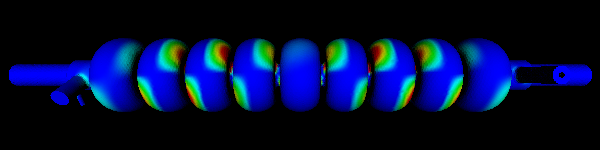

Reproduce this figure in Python.
#!/usr/bin/env python

# Read SLAC 9-cell cavity data with linear elements and render bfield.

import os

import vtkmodules.vtkInteractionStyle  # noqa: F401
import vtkmodules.vtkRenderingFreeType  # noqa: F401
import vtkmodules.vtkRenderingOpenGL2  # noqa: F401

from vtkmodules.vtkCommonCore import vtkLookupTable
from vtkmodules.vtkFiltersGeometry import vtkCompositeDataGeometryFilter
from vtkmodules.vtkIONetCDF import vtkSLACReader
from vtkmodules.vtkRenderingCore import (
    vtkActor,
    vtkPolyDataMapper,
    vtkRenderWindow,
    vtkRenderWindowInteractor,
    vtkRenderer,
)

# Source
data_dir = os.path.join(os.environ.get("VPE_DATA_DIR", os.path.dirname(os.path.abspath(__file__))), "SLAC", "ll-9cell-f523")

# Read the SLAC mesh and mode file
slac_reader = vtkSLACReader()
slac_reader.SetMeshFileName(os.path.join(data_dir, "ll-9cell-f523.ncdf"))
slac_reader.AddModeFileName(os.path.join(data_dir, "mode0.l0.R2.457036E+09I2.778314E+04.m3"))

slac_reader.ReadInternalVolumeOn()
slac_reader.ReadExternalSurfaceOff()
slac_reader.ReadMidpointsOff()

# Extract volume geometry
volume_geometry = vtkCompositeDataGeometryFilter()
volume_geometry.SetInputConnection(slac_reader.GetOutputPort(vtkSLACReader.VOLUME_OUTPUT))

# Mapper with bfield y-component coloring
bfield_mapper = vtkPolyDataMapper()
bfield_mapper.SetInputConnection(volume_geometry.GetOutputPort())
bfield_mapper.SetScalarModeToUsePointFieldData()
bfield_mapper.ColorByArrayComponent("bfield", 1)
bfield_mapper.UseLookupTableScalarRangeOff()
bfield_mapper.SetScalarRange(0.0, 1e-08)

bfield_lut = vtkLookupTable()
bfield_lut.SetHueRange(0.66667, 0.0)
bfield_mapper.SetLookupTable(bfield_lut)

# Actor
actor = vtkActor()
actor.SetMapper(bfield_mapper)

# Renderer
renderer = vtkRenderer()
renderer.AddActor(actor)

# Render window
render_window = vtkRenderWindow()
render_window.AddRenderer(renderer)
render_window.SetWindowName("slac reader linear")
render_window.SetMultiSamples(0)
render_window.SetSize(600, 150)

# Interactor
interactor = vtkRenderWindowInteractor()
interactor.SetRenderWindow(render_window)

# Scene
camera = renderer.GetActiveCamera()
camera.SetPosition(-0.75, 0.0, 0.7)
camera.SetFocalPoint(0.0, 0.0, 0.7)
camera.SetViewUp(0.0, 1.0, 0.0)

interactor.Initialize()
interactor.Start()
